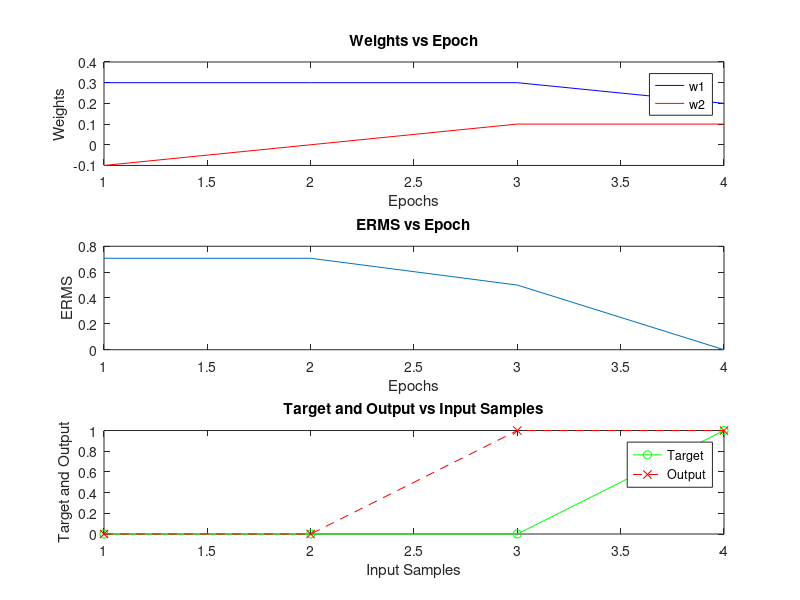

Recreate this plot in MATLAB.
clear all;

x1 = [0 0 1 1];
x2 = [0 1 0 1];
yd = [0 0 0 1];
w1 = 0.3;
w2 = -0.1;
theta = 0.2;
alpha = 0.1;
endl = 0;
jj = 1;

% Initialize arrays to store values for plotting
w1_values = [];
w2_values = [];
epoch_values = [];
rmse_values = [];

while (endl == 0)
    total_error = 0;

    for ii = 1:4
        y(ii, jj) = x1(ii) * w1(ii, jj) + x2(ii) * w2(ii, jj) - theta;
        if y(ii, jj) >= 0
            y(ii, jj) = 1;
        else
            y(ii, jj) = 0;
        end
        e(ii, jj) = yd(ii) - y(ii, jj);
        delW1 = alpha * x1(ii) * e(ii, jj);
        delW2 = alpha * x2(ii) * e(ii, jj);
        if ii == 4
            w1(1, jj + 1) = delW1 + w1(ii, jj);
            w2(1, jj + 1) = delW2 + w2(ii, jj);
        else
            w1(ii + 1, jj) = delW1 + w1(ii, jj);
            w2(ii + 1, jj) = delW2 + w2(ii, jj);
        end
        total_error = total_error + e(ii, jj)^2;
    end

    epoch_values(jj) = jj;
    rmse_values(jj) = sqrt(total_error / 4);
    w1_values(jj) = w1(1, jj);
    w2_values(jj) = w2(1, jj);

    % Break the loop if the error is below a certain threshold
    if rmse_values(jj) < 1e-4
        endl = 1;
    end

    jj = jj + 1;
end

fprintf('Number of iterations: %d\n', jj - 1);

figure;

subplot(3, 1, 1);
plot(epoch_values, w1_values, 'b', epoch_values, w2_values, 'r');
xlabel('Epochs');
ylabel('Weights');
legend('w1', 'w2');
title('Weights vs Epoch');

subplot(3, 1, 2);
plot(epoch_values, rmse_values);
xlabel('Epochs');
ylabel('ERMS');
title('ERMS vs Epoch');

subplot(3, 1, 3);
plot(1:length(x1), yd, 'go-', 1:length(x1), y(end, :), 'rx--');
xlabel('Input Samples');
ylabel('Target and Output');
legend('Target', 'Output');
title('Target and Output vs Input Samples');
